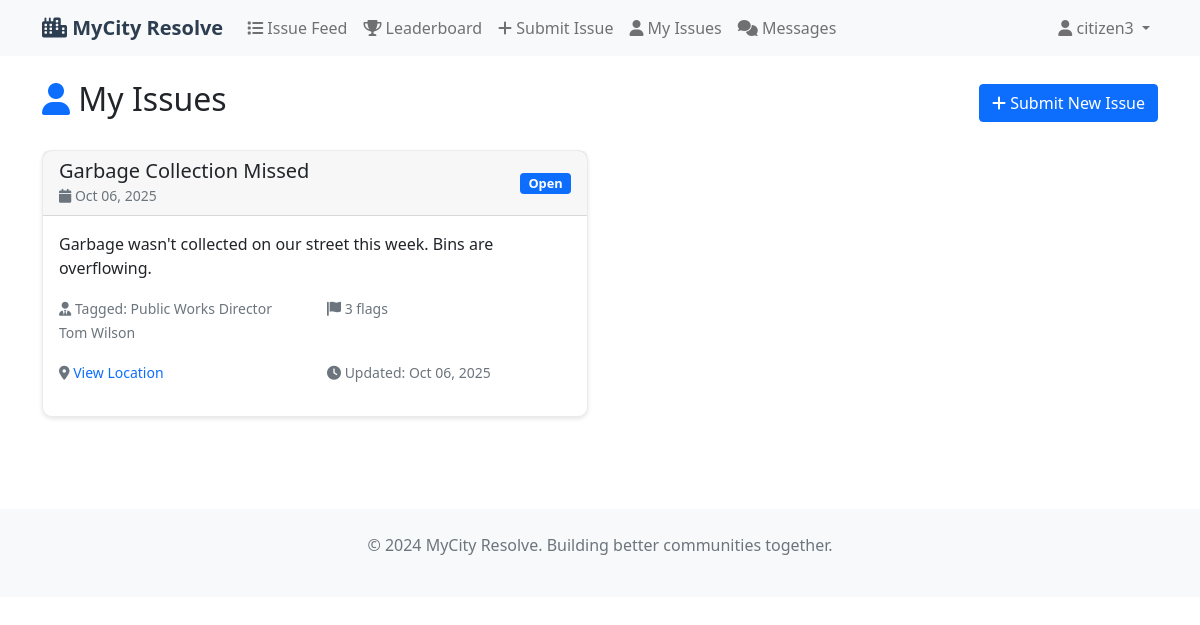
The app's page /my-issues/ (signed in), older data.
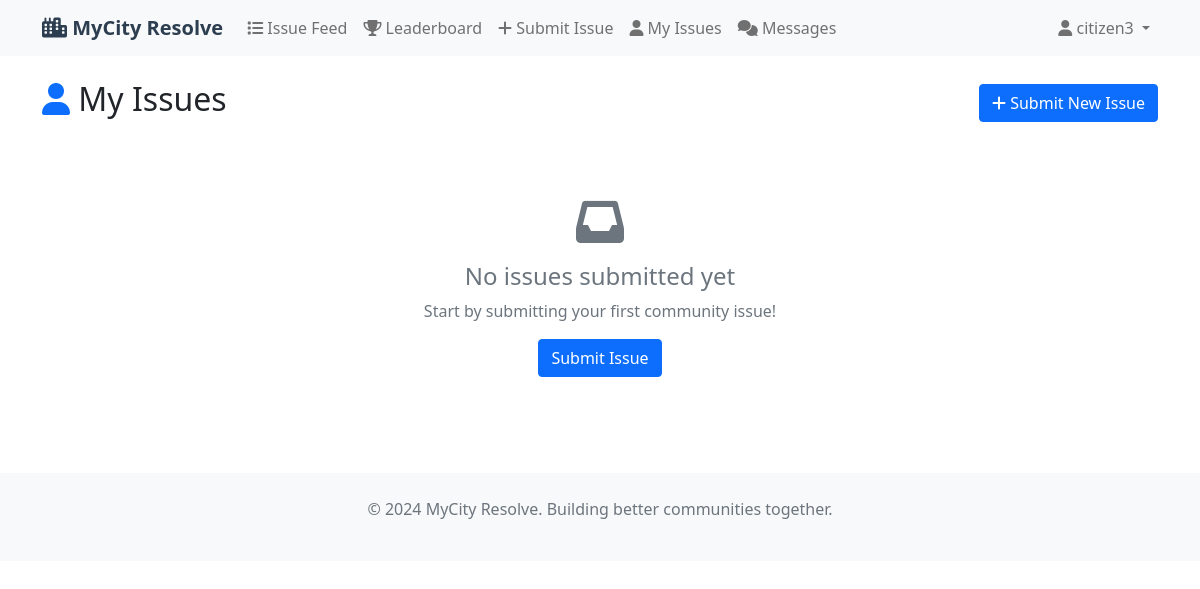
The same page, newer data.
### resolve/models.py (models this page shows, shortened)
class Issue(models.Model):
    STATUS_CHOICES = [
        ('open', 'Open'),
        ('pending_confirm', 'Pending Confirmation'),
        ('solved', 'Solved'),
    ]
    title = models.CharField(max_length=200)
    description = models.TextField()
    image = models.ImageField(upload_to='issue_images/', null=True, blank=True)
    user = models.ForeignKey(User, on_delete=models.CASCADE, related_name='issues')
    leader_tagged = models.ForeignKey(Leader, on_delete=models.CASCADE, related_name='tagged_issues')
    latitude = models.DecimalField(max_digits=22, decimal_places=16)
    hashtags = models.ManyToManyField(Hashtag, related_name='issues', blank=True)
    likes = models.ManyToManyField(User, related_name='liked_issues', blank=True)
    bookmarks = models.ManyToManyField(User, related_name='bookmarked_issues', blank=True)
    is_edited = models.BooleanField(default=False)
    edited_at = models.DateTimeField(null=True, blank=True)
    longitude = models.DecimalField(max_digits=22, decimal_places=16)
    status = models.CharField(max_length=20, choices=STATUS_CHOICES, default='open')
    is_leader_resolved = models.BooleanField(default=False)
    is_user_confirmed = models.BooleanField(default=False)
    flag_count = models.IntegerField(default=0)
    created_at = models.DateTimeField(auto_now_add=True)
    updated_at = models.DateTimeField(auto_now=True)
    class Meta:
        ordering = ['-created_at']

class Leader(models.Model):
    name = models.CharField(max_length=100)
    designation = models.CharField(max_length=100, help_text="e.g., 'Council Member', 'Mayor'")
    solved_problems = models.IntegerField(default=0)
    profile_picture = models.ImageField(upload_to='leader_profiles/', null=True, blank=True)
    user_account = models.OneToOneField(User, on_delete=models.CASCADE, null=True, blank=True,
                                      help_text="Link to user account for login access")
    created_at = models.DateTimeField(auto_now_add=True)
    updated_at = models.DateTimeField(auto_now=True)
    class Meta:
        ordering = ['-solved_problems']

### resolve/views.py (the view)
# urls.py: path('my-issues/', views.my_issues, name='my_issues'),
@login_required
def my_issues(request):
    issues = Issue.objects.filter(user=request.user).order_by('-created_at')
    return render(request, 'resolve/my_issues.html', {'issues': issues})

### resolve/templates/resolve/my_issues.html (shortened to what this page needs)
{% extends 'resolve/base.html' %}
{% block content %}
<div class="d-flex justify-content-between align-items-center mb-4">
    <h2>
        <i class="fas fa-user text-primary"></i> My Issues
    </h2>
    <a href="{% url 'submit_issue' %}" class="btn btn-primary">
        <i class="fas fa-plus"></i> Submit New Issue
    </a>
</div>
{% if issues %}
    <div class="row">
        {% for issue in issues %}
        <div class="col-lg-6 mb-4">
            <div class="card issue-card">
                <div class="card-header d-flex justify-content-between align-items-center">
                    <div>
                        <h5 class="mb-0">{{ issue.title }}</h5>
                        <small class="text-muted">
                            <i class="fas fa-calendar"></i> {{ issue.created_at|date:"M d, Y" }}
                        </small>
                    </div>
                    <span class="badge
                        {% if issue.status == 'solved' %}bg-success
                        {% elif issue.status == 'pending_confirm' %}bg-warning
                        {% else %}bg-primary{% endif %} status-badge">
                        {{ issue.get_status_display }}
                    </span>
                </div>
                <div class="card-body">
                    <p class="card-text">{{ issue.description }}</p>
                    <div class="row mb-3">
                        <div class="col-6">
                            <small class="text-muted">
                                <i class="fas fa-user-tie"></i> Tagged: {{ issue.leader_tagged.name }}
                            </small>
                        </div>
                        <div class="col-6">
                            <small class="text-muted">
                                <i class="fas fa-flag"></i> {{ issue.flag_count }} flags
                            </small>
                        </div>
                    </div>
                    <div class="row mb-3">
                        <div class="col-6">
                            <small class="text-muted">
                                <i class="fas fa-map-marker-alt"></i>
                                <a href="https://www.google.com/maps?q={{ issue.latitude }},{{ issue.longitude }}"
                                   target="_blank" class="text-decoration-none">
                                    View Location
                                </a>
                            </small>
                        </div>
                        <div class="col-6">
                            <small class="text-muted">
                                <i class="fas fa-clock"></i> Updated: {{ issue.updated_at|date:"M d, Y" }}
                            </small>
                        </div>
                    </div>
                </div>
            </div>
        </div>
        {% endfor %}
    </div>
{% else %}
    <div class="text-center py-5">
        <i class="fas fa-inbox fa-3x text-muted mb-3"></i>
        <h4 class="text-muted">No issues submitted yet</h4>
        <p class="text-muted">Start by submitting your first community issue!</p>
        <a href="{% url 'submit_issue' %}" class="btn btn-primary">Submit Issue</a>
    </div>
{% endif %}
{% endblock %}

Row changes from the older to the newer data that the page shows:
removed Issue: title "Garbage Collection Missed", created_at "Oct 06, 2025", status "Open", description "Garbage wasn't collected on our street this week. Bins are overflowing.", leader_tagged.name "Public Works Director Tom Wilson", flag_count "3", updated_at "Oct 06, 2025"
Text that changed along with them:
text now shown: "No issues submitted yet Start by submitting your first community issue! Submit Issue"
